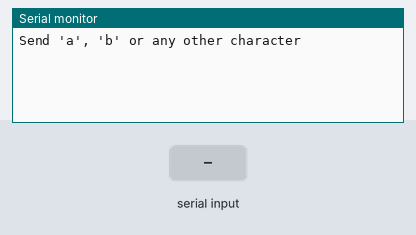
Recording of a sketch running on a simulated Arduino Uno, built with avr-gcc and run on an emulated ATmega328P. Parts: the last lines printed to the serial monitor. The test bench sets the inputs (shaded band).

Above: at 1.2 s.
1.3 s: "a" received over Serial
At 2.5 s:
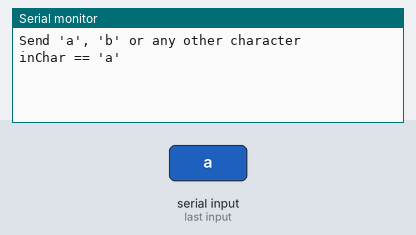
2.8 s: "b" received over Serial
At 3.7 s:
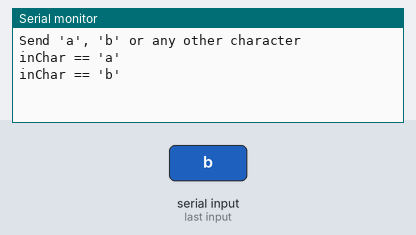
4.3 s: "1" received over Serial
At 4.9 s:
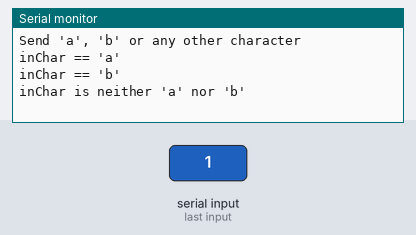

The sketch:

0201_Read_Serial_if_else_V001.ino
```cpp
/*
 * Read a single chracter from the serial port and take actions conditioned by the character.
 * if - else if - else structure
 */
char inChar = 0;      // 'empty' character
//char inChar = '\0'; // 'empty' character, same as above

void setup() {
  Serial.begin(115200);
  Serial.println("Send 'a', 'b' or any other character");
  Serial.flush();
}

void loop() {
  inChar = 0;  // initialize with 'empty'

  // Only the last character sent is taken into account.
  while(Serial.available() > 0) {
    inChar = Serial.read();
  }

  if (inChar==0) {
    // do nothing
  }
  else if (inChar=='a') {
    Serial.println("inChar == 'a'");
  }
  else if (inChar=='b') {
    Serial.println("inChar == 'b'");
  }
  else {
    Serial.println("inChar is neither 'a' nor 'b'");
  }
}
```

Measured:
- after the input at 1.3 s, the serial monitor: prints a new line at once (image 1)
- after the input at 2.8 s, the serial monitor: prints a new line at once (image 2)
- after the input at 4.3 s, the serial monitor: prints a new line at once (image 3)
